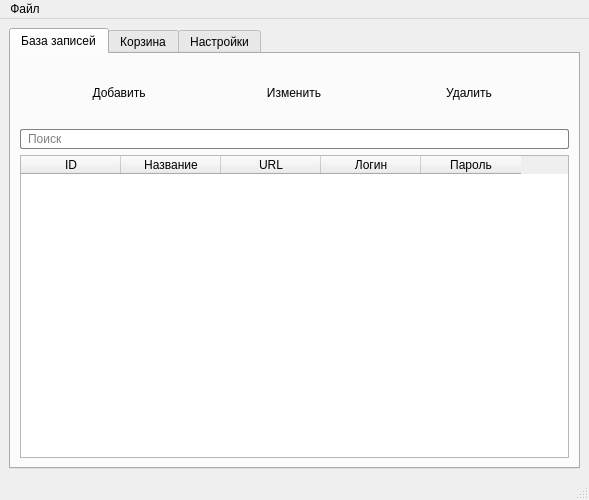
<?xml version="1.0" encoding="UTF-8"?>
<ui version="4.0">
 <class>MainWindow</class>
 <widget class="QMainWindow" name="MainWindow">
  <property name="geometry">
   <rect>
    <x>0</x>
    <y>0</y>
    <width>589</width>
    <height>500</height>
   </rect>
  </property>
  <property name="minimumSize">
   <size>
    <width>506</width>
    <height>300</height>
   </size>
  </property>
  <property name="maximumSize">
   <size>
    <width>16777215</width>
    <height>16777215</height>
   </size>
  </property>
  <property name="windowTitle">
   <string>GuardES</string>
  </property>
  <property name="windowIcon">
   <iconset>
    <normaloff>../icons/logo.png</normaloff>../icons/logo.png</iconset>
  </property>
  <widget class="QWidget" name="centralwidget">
   <layout class="QGridLayout" name="gridLayout">
    <item row="0" column="0">
     <widget class="QTabWidget" name="tabWidget">
      <property name="currentIndex">
       <number>0</number>
      </property>
      <widget class="QWidget" name="filmsTab">
       <attribute name="title">
        <string>База записей</string>
       </attribute>
       <layout class="QVBoxLayout" name="verticalLayout_2">
        <item>
         <layout class="QHBoxLayout" name="horizontalLayout_2">
          <item>
           <widget class="QToolButton" name="addAccountButton">
            <property name="minimumSize">
             <size>
              <width>140</width>
              <height>60</height>
             </size>
            </property>
            <property name="layoutDirection">
             <enum>Qt::LeftToRight</enum>
            </property>
            <property name="styleSheet">
             <string notr="true">background-color: transparent; border: none;</string>
            </property>
            <property name="text">
             <string>Добавить</string>
            </property>
            <property name="icon">
             <iconset>
              <normaloff>../icons/plus.png</normaloff>../icons/plus.png</iconset>
            </property>
            <property name="iconSize">
             <size>
              <width>32</width>
              <height>32</height>
             </size>
            </property>
            <property name="toolButtonStyle">
             <enum>Qt::ToolButtonTextUnderIcon</enum>
            </property>
           </widget>
          </item>
          <item>
           <widget class="QToolButton" name="editAccountButton">
            <property name="minimumSize">
             <size>
              <width>140</width>
              <height>60</height>
             </size>
            </property>
            <property name="styleSheet">
             <string notr="true">background-color: transparent; border: none;</string>
            </property>
            <property name="text">
             <string>Изменить</string>
            </property>
            <property name="icon">
             <iconset>
              <normaloff>../icons/pencil.png</normaloff>../icons/pencil.png</iconset>
            </property>
            <property name="iconSize">
             <size>
              <width>32</width>
              <height>32</height>
             </size>
            </property>
            <property name="toolButtonStyle">
             <enum>Qt::ToolButtonTextUnderIcon</enum>
            </property>
           </widget>
          </item>
          <item>
           <widget class="QToolButton" name="deleteAccountButton">
            <property name="minimumSize">
             <size>
              <width>140</width>
              <height>60</height>
             </size>
            </property>
            <property name="styleSheet">
             <string notr="true">background-color: transparent; border: none;</string>
            </property>
            <property name="text">
             <string>Удалить</string>
            </property>
            <property name="icon">
             <iconset>
              <normaloff>../icons/minus.png</normaloff>../icons/minus.png</iconset>
            </property>
            <property name="iconSize">
             <size>
              <width>32</width>
              <height>32</height>
             </size>
            </property>
            <property name="toolButtonStyle">
             <enum>Qt::ToolButtonTextUnderIcon</enum>
            </property>
           </widget>
          </item>
         </layout>
        </item>
        <item>
         <layout class="QHBoxLayout" name="horizontalLayout_4">
          <item>
           <widget class="QLineEdit" name="searchEdit">
            <property name="minimumSize">
             <size>
              <width>462</width>
              <height>20</height>
             </size>
            </property>
            <property name="styleSheet">
             <string notr="true">border : 1px solid gray; border-radius : 2px; padding-left: 5px;</string>
            </property>
            <property name="placeholderText">
             <string>Поиск</string>
            </property>
            <property name="clearButtonEnabled">
             <bool>true</bool>
            </property>
           </widget>
          </item>
         </layout>
        </item>
        <item>
         <widget class="QTableWidget" name="userTable">
          <property name="minimumSize">
           <size>
            <width>0</width>
            <height>301</height>
           </size>
          </property>
          <property name="editTriggers">
           <set>QAbstractItemView::NoEditTriggers</set>
          </property>
          <column>
           <property name="text">
            <string>ID</string>
           </property>
          </column>
          <column>
           <property name="text">
            <string>Название</string>
           </property>
          </column>
          <column>
           <property name="text">
            <string>URL</string>
           </property>
          </column>
          <column>
           <property name="text">
            <string>Логин</string>
           </property>
           <property name="font">
            <font>
             <italic>false</italic>
            </font>
           </property>
          </column>
          <column>
           <property name="text">
            <string>Пароль</string>
           </property>
          </column>
         </widget>
        </item>
       </layout>
      </widget>
      <widget class="QWidget" name="binTab">
       <attribute name="title">
        <string>Корзина</string>
       </attribute>
       <layout class="QVBoxLayout" name="verticalLayout_4">
        <item>
         <layout class="QHBoxLayout" name="horizontalLayout_5">
          <item>
           <widget class="QToolButton" name="restoreAccountButton">
            <property name="minimumSize">
             <size>
              <width>180</width>
              <height>60</height>
             </size>
            </property>
            <property name="styleSheet">
             <string notr="true">background-color: transparent; border: none;</string>
            </property>
            <property name="text">
             <string>Восстановить</string>
            </property>
            <property name="icon">
             <iconset>
              <normaloff>../icons/restore.png</normaloff>../icons/restore.png</iconset>
            </property>
            <property name="iconSize">
             <size>
              <width>32</width>
              <height>32</height>
             </size>
            </property>
            <property name="toolButtonStyle">
             <enum>Qt::ToolButtonTextUnderIcon</enum>
            </property>
           </widget>
          </item>
          <item>
           <widget class="QToolButton" name="deletePermanentlyButton">
            <property name="minimumSize">
             <size>
              <width>180</width>
              <height>60</height>
             </size>
            </property>
            <property name="styleSheet">
             <string notr="true">background-color: transparent; border: none;</string>
            </property>
            <property name="text">
             <string>Удалить окончательно</string>
            </property>
            <property name="icon">
             <iconset>
              <normaloff>../icons/trash_bin.png</normaloff>../icons/trash_bin.png</iconset>
            </property>
            <property name="iconSize">
             <size>
              <width>32</width>
              <height>32</height>
             </size>
            </property>
            <property name="toolButtonStyle">
             <enum>Qt::ToolButtonTextUnderIcon</enum>
            </property>
           </widget>
          </item>
         </layout>
        </item>
        <item>
         <widget class="QTableWidget" name="binTable">
          <property name="editTriggers">
           <set>QAbstractItemView::AnyKeyPressed|QAbstractItemView::EditKeyPressed</set>
          </property>
          <column>
           <property name="text">
            <string>ID</string>
           </property>
          </column>
          <column>
           <property name="text">
            <string>Название</string>
           </property>
          </column>
          <column>
           <property name="text">
            <string>URL</string>
           </property>
          </column>
          <column>
           <property name="text">
            <string>Логин</string>
           </property>
          </column>
          <column>
           <property name="text">
            <string>Пароль</string>
           </property>
          </column>
         </widget>
        </item>
       </layout>
      </widget>
      <widget class="QWidget" name="settingsTab">
       <attribute name="title">
        <string>Настройки</string>
       </attribute>
       <layout class="QVBoxLayout" name="verticalLayout_3">
        <item>
         <widget class="QLabel" name="label">
          <property name="text">
           <string>GuardES – Guard Encryption System</string>
          </property>
         </widget>
        </item>
        <item>
         <widget class="QLabel" name="versionLabel">
          <property name="text">
           <string>Версия: X.X.X</string>
          </property>
         </widget>
        </item>
        <item>
         <layout class="QHBoxLayout" name="horizontalLayout">
          <item>
           <widget class="QLabel" name="label_2">
            <property name="minimumSize">
             <size>
              <width>160</width>
              <height>0</height>
             </size>
            </property>
            <property name="text">
             <string>Время очистки буфера обмена (сек):</string>
            </property>
           </widget>
          </item>
          <item>
           <widget class="QSpinBox" name="bufferTimeoutSpinBox">
            <property name="styleSheet">
             <string notr="true">QSpinBox {
            border : 1px solid gray; border-radius : 2px;
			background-color: rgb(245, 245, 245);
        }
        QSpinBox:hover {
            background-color: rgb(250, 250, 250);
        }</string>
            </property>
            <property name="minimum">
             <number>1</number>
            </property>
           </widget>
          </item>
          <item>
           <widget class="QPushButton" name="saveBufferTimeoutButton">
            <property name="minimumSize">
             <size>
              <width>70</width>
              <height>20</height>
             </size>
            </property>
            <property name="styleSheet">
             <string notr="true">QPushButton {
            border : 1px solid gray; border-radius : 2px;
			background-color: rgb(245, 245, 245);
        }
        QPushButton:hover {
            background-color: rgb(250, 250, 250);
        }</string>
            </property>
            <property name="text">
             <string>Сохранить</string>
            </property>
           </widget>
          </item>
          <item>
           <spacer name="horizontalSpacer_3">
            <property name="orientation">
             <enum>Qt::Horizontal</enum>
            </property>
            <property name="sizeHint" stdset="0">
             <size>
              <width>40</width>
              <height>20</height>
             </size>
            </property>
           </spacer>
          </item>
         </layout>
        </item>
        <item>
         <spacer name="verticalSpacer_3">
          <property name="orientation">
           <enum>Qt::Vertical</enum>
          </property>
          <property name="sizeType">
           <enum>QSizePolicy::Fixed</enum>
          </property>
          <property name="sizeHint" stdset="0">
           <size>
            <width>20</width>
            <height>10</height>
           </size>
          </property>
         </spacer>
        </item>
        <item>
         <widget class="Line" name="line">
          <property name="orientation">
           <enum>Qt::Horizontal</enum>
          </property>
         </widget>
        </item>
        <item>
         <spacer name="verticalSpacer_2">
          <property name="orientation">
           <enum>Qt::Vertical</enum>
          </property>
          <property name="sizeType">
           <enum>QSizePolicy::Fixed</enum>
          </property>
          <property name="sizeHint" stdset="0">
           <size>
            <width>20</width>
            <height>10</height>
           </size>
          </property>
         </spacer>
        </item>
        <item>
         <layout class="QHBoxLayout" name="horizontalLayout_3">
          <item>
           <spacer name="horizontalSpacer">
            <property name="orientation">
             <enum>Qt::Horizontal</enum>
            </property>
            <property name="sizeHint" stdset="0">
             <size>
              <width>40</width>
              <height>20</height>
             </size>
            </property>
           </spacer>
          </item>
          <item>
           <widget class="QToolButton" name="changeMasterPasswordButton">
            <property name="minimumSize">
             <size>
              <width>300</width>
              <height>60</height>
             </size>
            </property>
            <property name="styleSheet">
             <string notr="true">background-color: transparent; border: none;</string>
            </property>
            <property name="text">
             <string>Сменить мастер-пароль</string>
            </property>
            <property name="icon">
             <iconset>
              <normaloff>../icons/change_key.png</normaloff>../icons/change_key.png</iconset>
            </property>
            <property name="iconSize">
             <size>
              <width>32</width>
              <height>32</height>
             </size>
            </property>
            <property name="toolButtonStyle">
             <enum>Qt::ToolButtonTextUnderIcon</enum>
            </property>
           </widget>
          </item>
          <item>
           <spacer name="horizontalSpacer_2">
            <property name="orientation">
             <enum>Qt::Horizontal</enum>
            </property>
            <property name="sizeHint" stdset="0">
             <size>
              <width>40</width>
              <height>20</height>
             </size>
            </property>
           </spacer>
          </item>
         </layout>
        </item>
        <item>
         <spacer name="verticalSpacer">
          <property name="orientation">
           <enum>Qt::Vertical</enum>
          </property>
          <property name="sizeHint" stdset="0">
           <size>
            <width>20</width>
            <height>40</height>
           </size>
          </property>
         </spacer>
        </item>
       </layout>
      </widget>
     </widget>
    </item>
   </layout>
  </widget>
  <widget class="QMenuBar" name="menubar">
   <property name="geometry">
    <rect>
     <x>0</x>
     <y>0</y>
     <width>589</width>
     <height>21</height>
    </rect>
   </property>
   <widget class="QMenu" name="menu">
    <property name="title">
     <string>Файл</string>
    </property>
    <addaction name="createAction"/>
    <addaction name="openAction"/>
    <addaction name="csvAction"/>
    <addaction name="exitAction"/>
   </widget>
   <addaction name="menu"/>
  </widget>
  <widget class="QStatusBar" name="statusbar"/>
  <action name="exitAction">
   <property name="text">
    <string>Выход</string>
   </property>
  </action>
  <action name="csvAction">
   <property name="text">
    <string>CSV-экспорт паролей</string>
   </property>
  </action>
  <action name="createAction">
   <property name="text">
    <string>Создать</string>
   </property>
  </action>
  <action name="openAction">
   <property name="text">
    <string>Открыть</string>
   </property>
  </action>
 </widget>
 <resources/>
 <connections/>
</ui>
